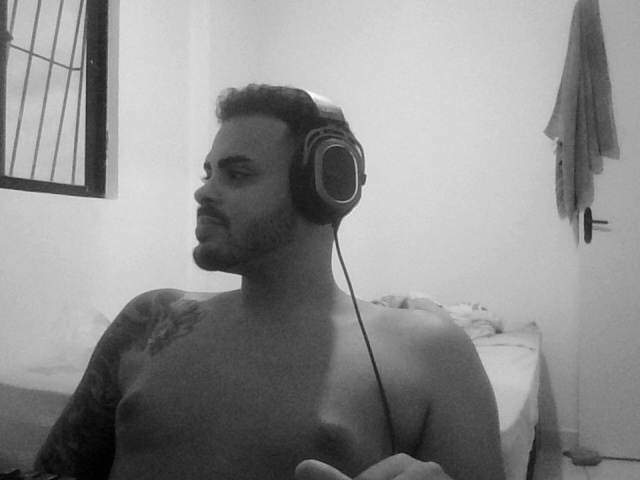
#> input picture teste_cinza.png, 640 x 480 px, given in place of the camera
$ python testes.py
#> lines starting #> are read from the running program, lines starting #| are printed output that depends on the picture
### hardware.py
class Webcam:
    def __init__(self, camera_index=0):
        import cv2
        self.cv2 = cv2
        self.camera_index = camera_index
        self.cap = None

    def start(self):
        self.cap = self.cv2.VideoCapture(self.camera_index)
        if not self.cap.isOpened():
            raise RuntimeError(f"Não foi possível abrir a webcam no índice {self.camera_index}")

    def read_frame(self):
        if self.cap is None:
            raise RuntimeError("Webcam não iniciada. Chame start() antes.")
        ret, frame = self.cap.read()
        if not ret:
            raise RuntimeError("Não foi possível capturar frame da webcam.")
        return frame

    def release(self):
        if self.cap:
            self.cap.release()

### processing.py
import cv2

def to_grayscale(image):
    """Converte uma imagem para escala de cinza."""
    return cv2.cvtColor(image, cv2.COLOR_BGR2GRAY)

def resize(image, size):
    """Redimensiona a imagem para o tamanho especificado (width, height)."""
    return cv2.resize(image, size)

def equalize(image):
    """Equaliza o histograma da imagem em escala de cinza."""
    return cv2.equalizeHist(image)

### model.py
import cv2
import numpy as np

class LBPHModel:
    def __init__(self):
        # Ajustando parâmetros para melhor precisão
        self.radius = 1  # Reduzido para capturar mais detalhes locais
        self.neighbors = 8  # Reduzido para ser mais tolerante
        self.grid_x = 8  # Mantido para boa resolução
        self.grid_y = 8  # Mantido para boa resolução
        self.threshold = 100  # Aumentado para ser mais tolerante
        self.model = cv2.face.LBPHFaceRecognizer_create(
            radius=self.radius,
            neighbors=self.neighbors,
            grid_x=self.grid_x,
            grid_y=self.grid_y,
            threshold=self.threshold
        )
        self.last_predictions = {}  # Cache de predições recentes

    def train(self, faces, labels):
        """Treina o modelo com as faces fornecidas"""
        if not faces or not labels:
            raise ValueError("Listas de faces e labels não podem estar vazias")

        print(f"Treinando modelo com {len(faces)} faces...")  # Log de debug

        # Aplica pré-processamento em todas as faces
        processed_faces = []
        for face in faces:
            # Aplica equalização adaptativa
            clahe = cv2.createCLAHE(clipLimit=2.0, tileGridSize=(8,8))
            enhanced = clahe.apply(face)

            # Aplica suavização leve
            enhanced = cv2.GaussianBlur(enhanced, (3,3), 0)

            processed_faces.append(enhanced)

        self.model.train(processed_faces, np.array(labels))
        self.last_predictions.clear()  # Limpa cache ao treinar
        print("Modelo treinado com sucesso!")  # Log de debug

    def predict(self, face_img):
        """Faz a predição para uma face"""
        try:
            # Aplica o mesmo pré-processamento do treino
            clahe = cv2.createCLAHE(clipLimit=2.0, tileGridSize=(8,8))
            enhanced = clahe.apply(face_img)
            enhanced = cv2.GaussianBlur(enhanced, (3,3), 0)

            # Verifica cache
            face_hash = hash(enhanced.tobytes())
            if face_hash in self.last_predictions:
                return self.last_predictions[face_hash]

            # Faz predição
            label, confidence = self.model.predict(enhanced)

            # Ajusta a confiança para ser mais intuitiva
            # Quanto menor o valor, melhor a confiança
            adjusted_confidence = min(100, max(0, confidence))

            print(f"Predição: ID={label}, Confiança={adjusted_confidence:.2f}")  # Log de debug

            # Armazena no cache
            self.last_predictions[face_hash] = (label, adjusted_confidence)

            # Limita tamanho do cache
            if len(self.last_predictions) > 100:
                self.last_predictions.pop(next(iter(self.last_predictions)))

            return label, adjusted_confidence

        except Exception as e:
            print(f"Erro na predição: {e}")  # Log de erro
            return -1, 100  # Retorna desconhecido em caso de erro

### evaluation.py
import csv
from sklearn.metrics import accuracy_score, precision_score, recall_score, f1_score

def run_tests(scenarios, model, preprocess_fn, csv_path="resultados.csv"):
    """
    Executa testes em múltiplos cenários, mede métricas e salva resultados em um CSV.
    scenarios: lista de dicionários com chaves 'images', 'labels', 'nome'.
    model: instância do modelo com método predict().
    preprocess_fn: função para pré-processar as imagens.
    csv_path: caminho do arquivo CSV de saída.
    """
    resultados = []
    for scenario in scenarios:
        images = scenario['images']
        labels = scenario['labels']
        nome = scenario.get('nome', 'cenário')
        y_true = []
        y_pred = []
        for img, label in zip(images, labels):
            img_proc = preprocess_fn(img)
            pred, _ = model.predict(img_proc)
            y_true.append(label)
            y_pred.append(pred)
        acc = accuracy_score(y_true, y_pred)
        prec = precision_score(y_true, y_pred, average='weighted', zero_division=0)
        rec = recall_score(y_true, y_pred, average='weighted', zero_division=0)
        f1 = f1_score(y_true, y_pred, average='weighted', zero_division=0)
        resultados.append({
            'cenario': nome,
            'acuracia': acc,
            'precisao': prec,
            'revocacao': rec,
            'f1': f1
        })
    with open(csv_path, 'w', newline='', encoding='utf-8') as f:
        writer = csv.DictWriter(f, fieldnames=['cenario', 'acuracia', 'precisao', 'revocacao', 'f1'])
        writer.writeheader()
        for row in resultados:
            writer.writerow(row)
    return resultados

### logger.py
import csv
import cv2
import datetime

def log_metrics(metrics, csv_path="metrics_log.csv"):
    """
    Salva métricas em um arquivo CSV.
    metrics: dicionário com métricas.
    """
    fieldnames = list(metrics.keys())
    try:
        with open(csv_path, 'a', newline='', encoding='utf-8') as f:
            writer = csv.DictWriter(f, fieldnames=fieldnames)
            if f.tell() == 0:
                writer.writeheader()
            writer.writerow(metrics)
    except Exception as e:
        print(f"Erro ao salvar métricas: {e}")

def save_screenshot(image, path=None):
    """
    Salva uma imagem (frame) em disco. Se path não for fornecido, usa timestamp.
    """
    if path is None:
        timestamp = datetime.datetime.now().strftime("%Y%m%d_%H%M%S")
        path = f"screenshot_{timestamp}.png"
    try:
        cv2.imwrite(path, image)
    except Exception as e:
        print(f"Erro ao salvar screenshot: {e}")

### testes.py
import os
import time
from datetime import datetime
from hardware import Webcam
from processing import to_grayscale, resize, equalize
from model import LBPHModel
from evaluation import run_tests
from logger import log_metrics, save_screenshot
import cv2

def testar_webcam():
    """Testa a captura de frames da webcam"""
    print("\n=== Testando Webcam ===")
    try:
        webcam = Webcam()
        webcam.start()
        print("Webcam iniciada com sucesso")

        # Captura 3 frames com um pequeno intervalo
        for i in range(3):
            frame = webcam.read_frame()
            print(f"Frame {i+1} capturado com sucesso")

            # Verificar o brilho da imagem
            media_pixels = cv2.mean(frame)[0]
            print(f"Brilho médio do frame {i+1}: {media_pixels:.2f}")

            if media_pixels < 10:  # Se a média for menor que 10, provavelmente está fechada
                print("AVISO: A câmera parece estar fechada ou bloqueada!")
                print("Por favor, verifique se a câmera está desbloqueada e tente novamente.")
            elif media_pixels > 200:  # Se a média for maior que 200, está muito clara
                print("AVISO: A imagem está muito clara!")
                print("Por favor, verifique se há muita luz direta na câmera.")

            # Ajustar brilho e contraste baseado no brilho médio
            if media_pixels > 200:
                alpha = 0.8  # Reduzir contraste
                beta = -30   # Reduzir brilho
            elif media_pixels < 50:
                alpha = 1.5  # Aumentar contraste
                beta = 50    # Aumentar brilho
            else:
                alpha = 1.2  # Contraste normal
                beta = 10    # Brilho normal

            frame_ajustado = cv2.convertScaleAbs(frame, alpha=alpha, beta=beta)
            save_screenshot(frame_ajustado, f"teste_webcam_{i+1}.png")
            time.sleep(0.5)  # Pequeno intervalo entre capturas

        webcam.release()
        return True
    except Exception as e:
        print(f"Erro ao testar webcam: {e}")
        return False

def testar_preprocessamento():
    """Testa as funções de pré-processamento"""
    print("\n=== Testando Pré-processamento ===")
    try:
        # Capturar uma imagem real da webcam
        webcam = Webcam()
        webcam.start()
        frame = webcam.read_frame()
        webcam.release()

        # Testar conversão para escala de cinza
        cinza = to_grayscale(frame)
        print("Conversão para escala de cinza: OK")
        save_screenshot(cinza, "teste_cinza.png")

        # Testar redimensionamento
        redim = resize(cinza, (200, 200))  # Aumentando o tamanho para melhor visualização
        print("Redimensionamento: OK")
        save_screenshot(redim, "teste_redim.png")

        # Testar equalização
        equal = equalize(cinza)
        print("Equalização: OK")
        save_screenshot(equal, "teste_equal.png")

        return True
    except Exception as e:
        print(f"Erro ao testar pré-processamento: {e}")
        return False

def testar_modelo():
    """Testa o treinamento e predição do modelo LBPH"""
    print("\n=== Testando Modelo LBPH ===")
    try:
        # Criar imagens de teste
        import numpy as np
        img1 = np.zeros((100, 100), dtype=np.uint8)
        img2 = np.ones((100, 100), dtype=np.uint8) * 255

        # Treinar modelo
        model = LBPHModel()
        model.train([img1, img2], [0, 1])
        print("Treinamento do modelo: OK")

        # Testar predição
        label, conf = model.predict(img1)
        print(f"Predição: label={label}, confiança={conf}")

        return True
    except Exception as e:
        print(f"Erro ao testar modelo: {e}")
        return False

def testar_avaliacao():
    """Testa a avaliação de métricas"""
    print("\n=== Testando Avaliação ===")
    try:
        # Criar cenário de teste
        import numpy as np
        img = np.zeros((100, 100), dtype=np.uint8)
        scenarios = [{
            'images': [img, img],
            'labels': [0, 0],
            'nome': 'teste_avaliacao'
        }]

        # Criar modelo de teste
        model = LBPHModel()
        model.train([img], [0])

        # Executar testes
        resultados = run_tests(scenarios, model, lambda x: x)
        print("Avaliação concluída com sucesso")
        print(f"Resultados salvos em: resultados.csv")

        return True
    except Exception as e:
        print(f"Erro ao testar avaliação: {e}")
        return False

def gerar_relatorio(resultados):
    """Gera um relatório detalhado dos testes"""
    timestamp = datetime.now().strftime("%Y%m%d_%H%M%S")
    relatorio_path = f"relatorio_testes_{timestamp}.txt"

    with open(relatorio_path, 'w', encoding='utf-8') as f:
        f.write("=== Relatório de Testes ===\n")
        f.write(f"Data e Hora: {datetime.now().strftime('%d/%m/%Y %H:%M:%S')}\n\n")

        for teste, sucesso in resultados.items():
            status = "SUCESSO" if sucesso else "FALHA"
            f.write(f"{teste}: {status}\n")

        f.write("\nObservações:\n")
        f.write("- Verifique os arquivos de screenshot gerados\n")
        f.write("- Verifique o arquivo resultados.csv para métricas\n")
        f.write("- Verifique o arquivo metrics_log.csv para logs\n")

    print(f"\nRelatório gerado em: {relatorio_path}")

def main():
    """Função principal que executa todos os testes"""
    print("Iniciando testes...")

    resultados = {
        "Webcam": testar_webcam(),
        "Pré-processamento": testar_preprocessamento(),
        "Modelo LBPH": testar_modelo(),
        "Avaliação": testar_avaliacao()
    }
#> the loop in testar_webcam, `for i in range(3):` made 3 passes
#| Brilho médio do frame 1: 141.20
#| Brilho médio do frame 2: 141.20
#| Brilho médio do frame 3: 141.20
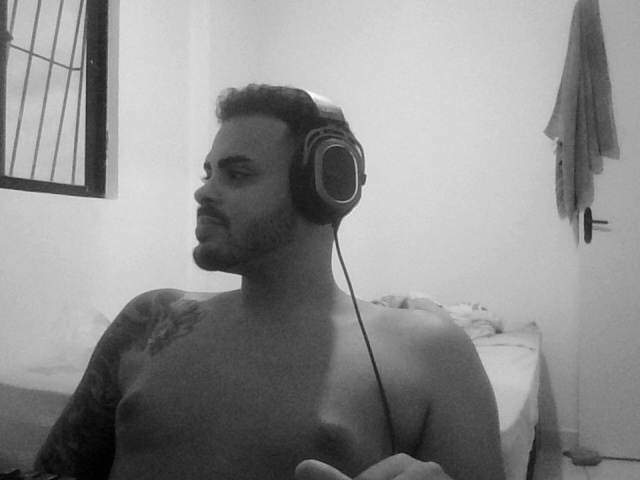
#> input picture teste_cinza.png, 640 x 480 px, given in place of the camera
#> pass 1, in testar_webcam, `frame_ajustado = cv2.convertScaleAbs(frame, alpha=alpha, beta=beta)`:
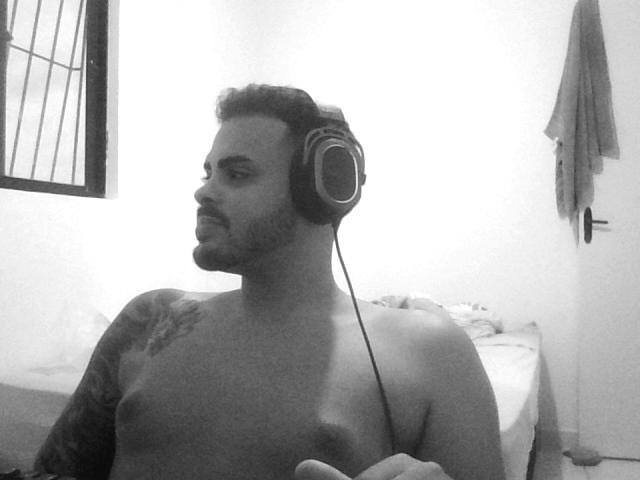
#> frame_ajustado: shape (480, 640, 3); min 10, max 255, mean 177.5
#> in testar_webcam, frame is the input picture: shape (480, 640, 3); min 0, max 254, mean 141.2
#> in resize, `return cv2.resize(image, size)`:
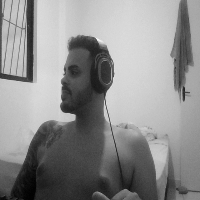
#> returned value: shape (200, 200); min 1, max 252, mean 141.1
#> in equalize, `return cv2.equalizeHist(image)`:
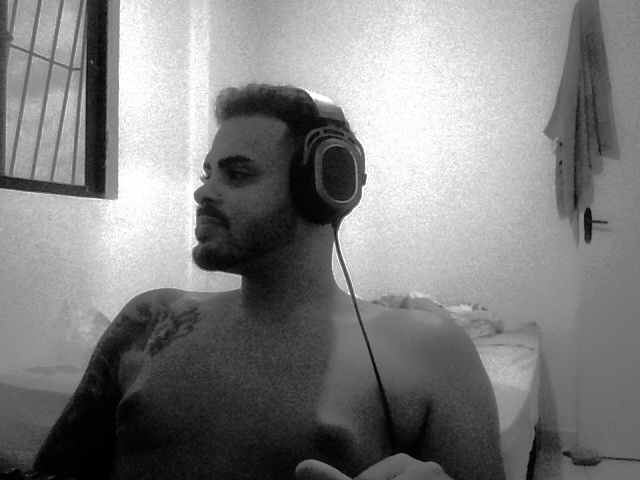
#> returned value: shape (480, 640); min 0, max 255, mean 128.6

    # Log das métricas gerais
    log_metrics({
        'data': datetime.now().strftime('%Y-%m-%d %H:%M:%S'),
        'webcam': int(resultados["Webcam"]),
        'preprocessamento': int(resultados["Pré-processamento"]),
        'modelo': int(resultados["Modelo LBPH"]),
        'avaliacao': int(resultados["Avaliação"])
    })

    gerar_relatorio(resultados)
    print("\nTestes concluídos!")

if __name__ == "__main__":
    main()

$ run again, on teste_webcam_1.png
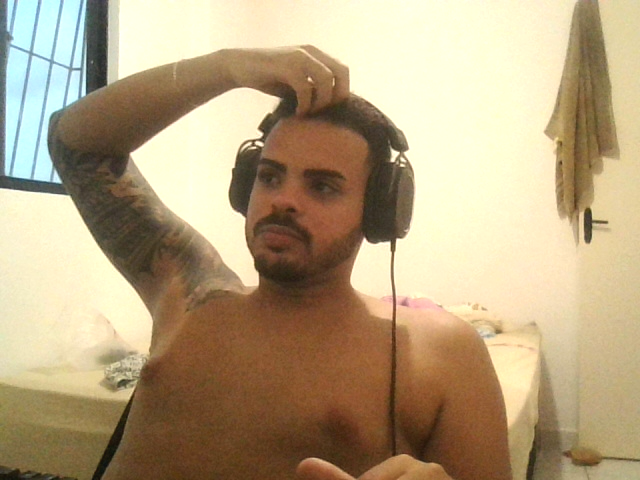
#> input picture teste_webcam_1.png, 640 x 480 px, given in place of the camera
#> the loop in testar_webcam, `for i in range(3):` made 3 passes
#| Brilho médio do frame 1: 128.67
#| Brilho médio do frame 2: 128.67
#| Brilho médio do frame 3: 128.67
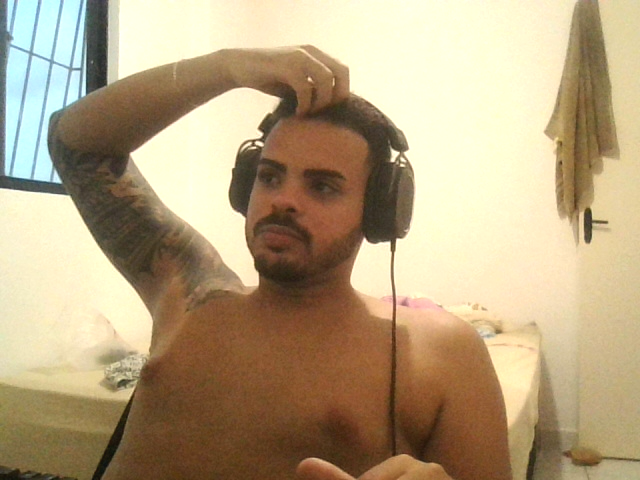
#> input picture teste_webcam_1.png, 640 x 480 px, given in place of the camera
#> pass 1, in testar_webcam, `frame_ajustado = cv2.convertScaleAbs(frame, alpha=alpha, beta=beta)`:
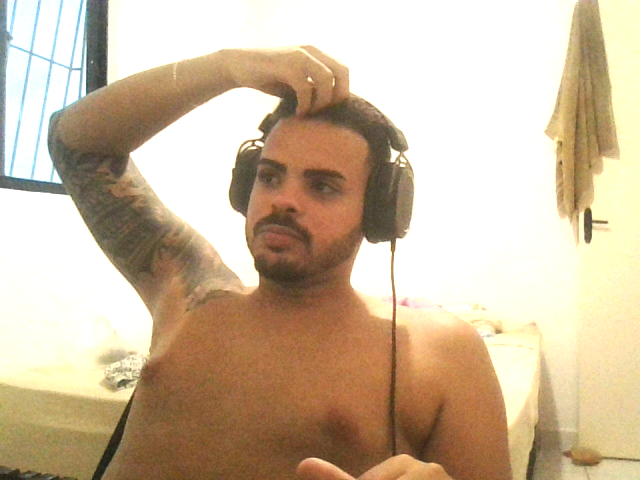
#> frame_ajustado: shape (480, 640, 3); mean B, G, R 158.8, 184.6, 204.4
#> in testar_webcam, frame is the input picture: shape (480, 640, 3); mean B, G, R 128.7, 162, 181.1
#> in equalize, `return cv2.equalizeHist(image)`:
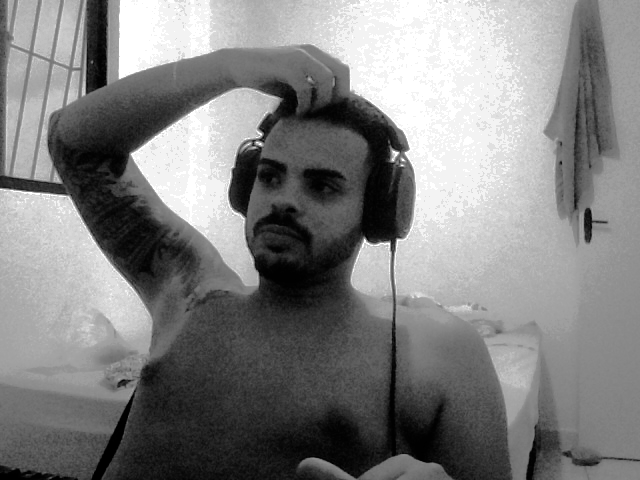
#> returned value: shape (480, 640); min 0, max 255, mean 129.3
